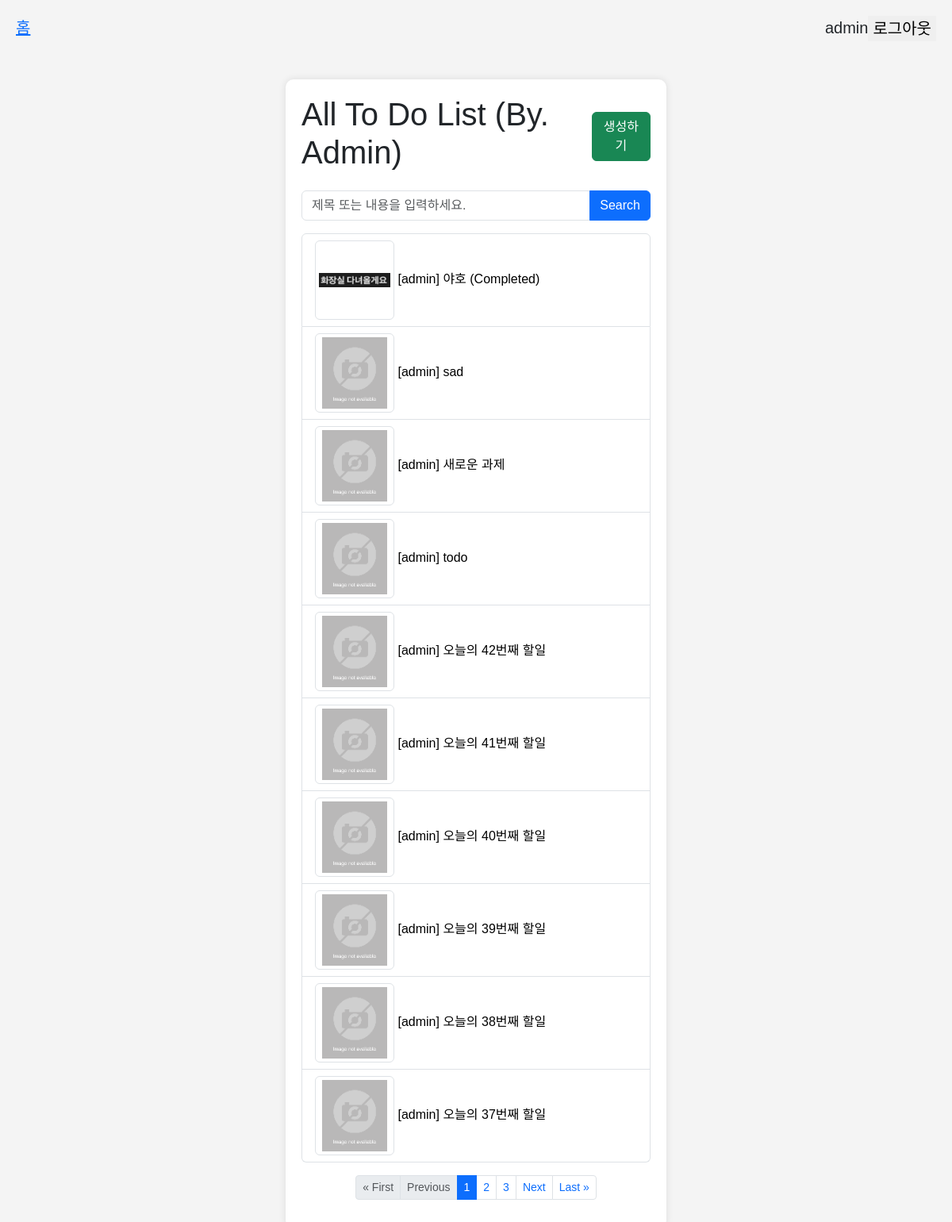
The page /cbv/todo/ (signed in) on the database its author committed.
### todo/models.py (models this page shows, shortened)
class Todo(models.Model):
    user = models.ForeignKey(User, on_delete=models.CASCADE)
    title = models.CharField(
        max_length=50,
        verbose_name="제목"  # 필드 라벨을 "제목"으로 설정
    )
    description = models.TextField(
        verbose_name="내용"  # 필드 라벨을 "내용"으로 설정
    )
    start_date = models.DateField(
        verbose_name="시작 날짜"  # 필드 라벨을 "시작 날짜"로 설정
    )
    end_date = models.DateField(
        verbose_name="종료 날짜"  # 필드 라벨을 "종료 날짜"로 설정
    )
    is_completed = models.BooleanField(
        default=False,
        verbose_name="완료 여부"  # 필드 라벨을 "완료 여부"로 설정
    )
    thumbnail = models.ImageField(
        upload_to = 'todo/thumbnails', default='todo/no_image/NO-IMAGE.gif', null=True, blank=True,
    )
    completed_image = models.ImageField(
        upload_to='todo/completed_images', null=True, blank=True,
        verbose_name="썸네일"
    )
    created_at = models.DateTimeField(
        auto_now_add=True,
        verbose_name="생성 날짜"  # 필드 라벨을 "생성 날짜"로 설정
    )
    updated_at = models.DateTimeField(
        auto_now=True,
        verbose_name="수정 날짜"  # 필드 라벨을 "수정 날짜"로 설정
    )
    class Meta:
        verbose_name = "할 일"  # 모델 이름(단수형)을 "할 일"로 설정
        verbose_name_plural = "할 일 목록"  # 모델 이름(복수형)을 "할 일 목록"으로 설정

### todo/cb_views.py (the view)
# urls.py: path('todo/', TodoListView.as_view(), name='list',),
class TodoListView(LoginRequiredMixin, ListView):
    queryset = Todo.objects.all()
    template_name = 'todo_list.html'
    paginate_by = 10
    ordering = ['-created_at']
    def get_queryset(self):
        queryset = super().get_queryset().filter(user=self.request.user)
        if self.request.user.is_superuser:
            queryset = super().get_queryset()
        q = self.request.GET.get('q')
        if q:
            queryset = queryset.filter(Q(title__icontains=q) | Q(description__icontains=q))
        return queryset

### templates/todo_list.html (shortened to what this page needs)
{% extends 'base.html' %}
{% load static %}
{% block content %}
<div class="container mt-lg-5">
    {% if request.user.is_authenticated %}
    <div class="d-flex justify-content-between align-items-center mb-3">
        {% if not request.user.is_staff %}
            <h1>{{ request.user.username }}'s Todo List</h1>
        {% else %}
            <h1>All To Do List (By. Admin)</h1>
        {% endif %}
        <button class="btn btn-success" onclick="location.href='{% url 'todo:create' %}'">생성하기</button>
    </div>
    <form method="GET" class="mb-3">
        <div class="input-group">
            <input type="text" class="form-control" placeholder="제목 또는 내용을 입력하세요." name="q" value="{{ request.GET.q|default_if_none:'' }}">
            <button class="btn btn-primary" type="submit">Search</button>
        </div>
    </form>
    <div class="list-group mb-3">
        {% for todo in page_obj.object_list %}
            <div class="list-group-item list-group-item-action">
                {% if todo.thumbnail %}
                    <img class="img-thumbnail" src="{{ todo.thumbnail.url }}" alt="썸네일이미지" style="width: 100px; height: 100px; object-fit: contain;">
                {% else %}
                    <img class="img-thumbnail" src="{% static 'media/default_thumbnail.jpg' %}" alt="기본 썸네일" style="width: 100px; height: 100px; object-fit: contain;">
                {% endif %}
                {% if todo.is_completed %}
                    <a class="text-decoration-none text-black" href="{% url 'todo:info' todo.id %}">[{{ todo.user.username }}] {{ todo.title }} (Completed)</a>
                {% else %}
                    <a class="text-decoration-none text-black" href="{% url 'todo:info' todo.id %}">[{{ todo.user.username }}] {{ todo.title }}</a>
                {% endif %}
            </div>
        {% endfor %}
    </div>
    {% include 'pagination.html' %}
    {% endif %}
</div>
{% endblock %}

### templates/base.html (shortened to what this page needs)
{% load static %}
<!DOCTYPE html>
<html lang="en">
<head>
    <link href="{% static 'css/bootstrap.css' %}" rel="stylesheet">
</head>
<body>
<nav style="display:flex; justify-content: space-between">
    <div>
        <a style="font-size:20px" href="{% url 'todo:list' %}">홈</a>
    </div>
    {% if request.user.is_authenticated %}
        <div style="text-align:right; font-size: 20px; display:flex; justify-content: space-between">
            {{ request.user.username }}
            <form action="{% url 'logout' %}" method="POST">
                <button style="border: 0; font-size: 20px; cursor:pointer">로그아웃</button>
            </form>
        </div>
    {% else %}
        <div style="display:flex; justify-content: right; font-size: 20px;">
            <a href="{% url 'signup' %}" style="margin-right:10px">회원가입</a>
            <a href="{% url 'login' %}">로그인</a>
        </div>
    {% endif %}
</nav>
{% block content %}
{% endblock %}
</body>
</html>

### templates/pagination.html (shortened to what this page needs)
<nav>
    <ul class="pagination-sm pagination justify-content-center">
        {% if page_obj.has_previous %}
            <li class="page-item">
                <a class="page-link" href="?page=1{% if fragment == 'comment_wrapper' %}#{{ fragment }}{% endif %}">&laquo; First</a>
            </li>
            <li class="page-item">
                <a class="page-link" href="?page={{ page_obj.previous_page_number }}{% if fragment == 'comment_wrapper' %}#{{ fragment }}{% endif %}">Previous</a>
            </li>
        {% else %}
            <li class="page-item disabled">
                <p class="page-link">&laquo; First</p>
            </li>
            <li class="page-item disabled">
                <p class="page-link">Previous</p>
            </li>
        {% endif %}
        {% for num in page_obj.paginator.page_range %}
            {% if num > page_obj.number|add:-3 and num < page_obj.number|add:3 %}
                {% if num == page_obj.number %}
                    <li class="page-item active">
                        <span class="page-link">{{ num }}</span>
                    </li>
                {% else %}
                    <li class="page-item">
                        <a class="page-link" href="?page={{ num }}{% if fragment == 'comment_wrapper' %}#{{ fragment }}{% endif %}">{{ num }}</a>
                    </li>
                {% endif %}
            {% endif %}
        {% endfor %}
        {% if page_obj.has_next %}
            <li class="page-item">
                <a class="page-link" href="?page={{ page_obj.next_page_number }}{% if fragment == 'comment_wrapper' %}#{{ fragment }}{% endif %}">Next</a>
            </li>
            <li class="page-item">
                <a class="page-link" href="?page={{ page_obj.paginator.num_pages }}{% if fragment == 'comment_wrapper' %}#{{ fragment }}{% endif %}">Last &raquo;</a>
            </li>
        {% endif %}
    </ul>
</nav>

### templates/todo_list.html (style rules this page uses)
body { font-family: Arial, sans-serif; background-color: #f4f4f4; margin: 0; padding: 20px; }
.container { max-width: 40vw; margin: auto; background: #fff; padding: 20px; border-radius: 10px; box-shadow: 0 0 10px rgba(0, 0, 0, 0.1); }
.pagination p { color: gray; text-decoration: none; transition: background-color .3s; margin: 0; }

### rows shown on the page
Todo: thumbnail (picture), user.username "admin", title "야호"
Todo: thumbnail (placeholder picture), user.username "admin", title "sad"
Todo: thumbnail (placeholder picture), user.username "admin", title "새로운 과제"
Todo: thumbnail (placeholder picture), user.username "admin", title "todo"
Todo: thumbnail (placeholder picture), user.username "admin", title "오늘의 42번째 할일"
Todo: thumbnail (placeholder picture), user.username "admin", title "오늘의 41번째 할일"
Todo: thumbnail (placeholder picture), user.username "admin", title "오늘의 40번째 할일"
Todo: thumbnail (placeholder picture), user.username "admin", title "오늘의 39번째 할일"
Todo: thumbnail (placeholder picture), user.username "admin", title "오늘의 38번째 할일"
Todo: thumbnail (placeholder picture), user.username "admin", title "오늘의 37번째 할일"

### other values the page prints
{{ request.user.username }} "admin"
{{ num }} "1"
{{ num }} "2" "3"
